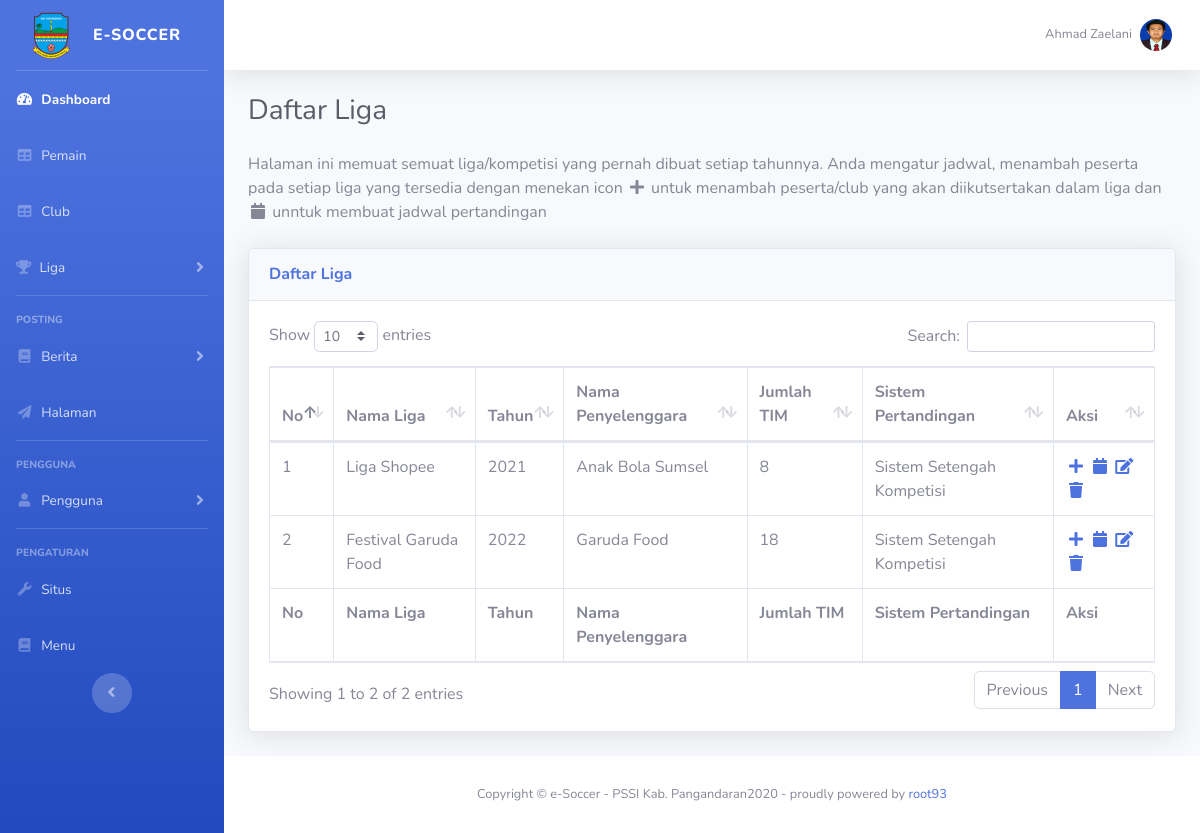
The app's page /user/admin?page=liga (signed in) with its own data.
### tables this page shows
CREATE TABLE `pengaturan` (
  `id_pengaturan` tinyint(1) NOT NULL COMMENT 'id',
  `nama_situs` varchar(75) NOT NULL COMMENT 'nama situs',
  `nama_aplikasi` varchar(75) NOT NULL COMMENT 'nama aplikasi',
  `nama_pengelola` varchar(75) NOT NULL COMMENT 'nama admin situs',
  `deskripsi_situs` text NOT NULL,
  `alamat_situs` text NOT NULL COMMENT 'alamat rumah situs',
  `status_situs` enum('Open','Maintenance') NOT NULL COMMENT 'buka tutup situs',
  `logo` varchar(25) NOT NULL COMMENT 'logo situs/aplikasi',
  `favicon` varchar(25) NOT NULL COMMENT 'icon situs'
);

CREATE TABLE `users` (
  `id_user` int NOT NULL COMMENT 'id of user',
  `nik` varchar(16) NOT NULL COMMENT 'username login',
  `password` varchar(255) NOT NULL COMMENT 'password',
  `role` varchar(15) NOT NULL COMMENT 'hak akses',
  `status` tinyint NOT NULL DEFAULT '0',
  `nama_user` varchar(64) NOT NULL,
  `foto_user` varchar(100) NOT NULL
);

CREATE TABLE `liga` (
  `id_liga` int NOT NULL COMMENT 'id liga ',
  `nama_liga` varchar(64) NOT NULL COMMENT 'nama liga sepak bola',
  `tahun_penyelenggaraan` year NOT NULL,
  `nama_penyelenggara` varchar(64) NOT NULL COMMENT 'penyelenggara liga',
  `jumlah_tim` tinyint NOT NULL COMMENT 'jumlah tim peserta',
  `sistem_pertandingan` enum('Sistem Setengah Kompetisi','Sistem Kompetisi Penuh','Sistem Gugur Tunggal','Sistem Gugur Rangkap','Sistem Consulation','Sistem Kombinasi') NOT NULL COMMENT 'sistem pertandingan',
  `logo_liga` varchar(50) DEFAULT NULL COMMENT 'logo'
);

### app/core/class.settings.php (called while the page is built, shortened)
<?php
class settings extends smpl
{
	public function siteInfo()
	{
		$sql ="SELECT * FROM pengaturan WHERE id_pengaturan=1";
		$perintah = $this->query($sql);
		return $perintah;
	}
	public function loadInfo()
	{
		$this->info=$this->siteInfo();
		$this->infosite=$this->info->fetch_array();
		return $this->infosite;
	}
}
?>

### config/database.php (called while the page is built, shortened)
<?php
class Database
{
	private $host="localhost";
	private $username="root";
	private $pass="";
	private $db="pssi";
	public function __construct()
	{
		$this->koneksi = new mysqli($this->host, $this->username, $this->pass, $this->db);
		return $this->koneksi;
	}
}
?>

### app/core/class.public.query.php (called while the page is built, shortened)
<?php
class smpl extends dataInput
{
	public function query($data)
	{
		$prth = $this->koneksi->query($data);
		return $prth;
	}
	public function sessionData($data)
	{
		if(!empty($data)):
			if($_SESSION['role']=='administrator'):
			    $sql="SELECT * FROM users WHERE id_user='$data'";
				$perintah=$this->query($sql);
				$this->datasession=$perintah->fetch_array();
				return $this->datasession;
				return $perintah->free_result();
			endif;
		endif;
	}
}
?>

### app/core/class.liga.php (called while the page is built, shortened)
<?php
class liga extends smpl
{
	public function viewLiga()
	{
		$sql="SELECT id_liga, nama_liga, nama_penyelenggara, tahun_penyelenggaraan, jumlah_tim, sistem_pertandingan FROM liga";
		$perintah=$this->query($sql);
		return $perintah;
	}
}
?>

### app/html/main.form.liga.php (the view, shortened to what this page needs)
<?php
class main_Liga extends liga
{
	public function tabelLiga()
	{
		echo
		'
		 <div class="table-responsive">
                <table class="table table-bordered" id="dataTable" width="100%" cellspacing="0">
                  <thead>
                    <tr>
                      <th>No</th>
                      <th>Nama Liga</th>
                      <th>Tahun</th>
                      <th>Nama Penyelenggara</th>
                      <th>Jumlah TIM</th>
                      <th>Sistem Pertandingan</th>
                      <th>Aksi</th>
                    </tr>
                  </thead>
                  <tfoot>
                    <tr>
                      <th>No</th>
                      <th>Nama Liga</th>
                      <th>Tahun</th>
                      <th>Nama Penyelenggara</th>
                      <th>Jumlah TIM</th>
                      <th>Sistem Pertandingan</th>
                      <th>Aksi</th>
                    </tr>
                  </tfoot>
                  <tbody>
	              ';
	              $this->no = 1;
	              $this->liga = $this->viewLiga();
	              while($this->row=$this->liga->fetch_array()):
	              	echo '
	              		<tr>
		              		<td>'.$this->no.'</td>
		              		<td>'.$this->row['nama_liga'].'</td>
		              		<td>'.$this->row['tahun_penyelenggaraan'].'</td>
		              		<td>'.$this->row['nama_penyelenggara'].'</td>
		              		<td>'.$this->row['jumlah_tim'].'</td>
		              		<td>'.$this->row['sistem_pertandingan'].'</td>
		              		<td>
		              		<a href="?page=tambah peserta liga&id_liga='.$this->row['id_liga'].'" title="tambah peserta liga"><i class="fas fa-fw fa-plus"></i></a>
		              		<a href="?page=jadwal liga&id_liga='.$this->row['id_liga'].'" title="input jadwal"><i class="fas fa-fw fa-calendar"></i></a>
		              		<a href="?page=edit liga&id_liga='.$this->row['id_liga'].'" title="edit"><i class="fas fa-fw fa-edit"></i></a>
		              		<a href="?page=delete liga&id_liga='.$this->row['id_liga'].'" title="delete"><i class="fas fa-fw fa-trash"></i></a>
		              		</td>
	              		</tr>
	              	';
	              	$this->no+=1;
	              endwhile;
	              echo
	              '
                  </tbody>
                </table>
              </div>
		';
	}
	public function liga()
	{
		echo '
		<div class="d-sm-flex align-items-center justify-content-between mb-4">
	            <h1 class="h3 mb-0 text-gray-800">Daftar Liga</h1>
        </div>
        <p class="mb-4">
     	 Halaman ini memuat semuat liga/kompetisi yang pernah dibuat setiap tahunnya. Anda mengatur jadwal, menambah peserta pada setiap liga yang tersedia dengan menekan icon <i class="fas fa-fw fa-plus"></i> untuk menambah peserta/club yang akan diikutsertakan dalam liga dan <i class="fas fa-fw fa-calendar"></i> unntuk membuat jadwal pertandingan
     	 </p>
        ';
		$this->card('Daftar Liga');
		$this->tabelLiga();
        echo'</div></div>';
	}
}
?>

### app/html/theme.php (shortened to what this page needs)
<?php
class themeProperty extends settings
{
	public function head()
	{
		$this->sessionData($this->filter($_SESSION['id_user']));
		$this->loadInfo();
		echo'
			<!DOCTYPE html>
			<html lang="en">
			<head>
			  <meta charset="utf-8">
			  <meta http-equiv="X-UA-Compatible" content="IE=edge">
			  <meta name="viewport" content="width=device-width, initial-scale=1, shrink-to-fit=no">
			  <meta name="description" content="'.$this->infosite['deskripsi_situs'].'">
			  <meta name="author" content="'.$this->infosite['nama_pengelola'].'">
			  <link rel="icon" href="../../content/web/'.$this->infosite['favicon'].'">
			  <title>'.$this->infosite['nama_aplikasi'].' - '.$this->infosite['nama_situs'].'</title>
		';
	}
	public function css()
	{
		echo'
		<link href="../../assets/templates/vendor/fontawesome-free/css/all.min.css" rel="stylesheet" type="text/css">
		<link href="https://fonts.googleapis.com/css?family=Nunito:200,200i,300,300i,400,400i,600,600i,700,700i,800,800i,900,900i" rel="stylesheet">
	 	<link href="../../assets/templates/css/sb-admin-2.min.css" rel="stylesheet">
	 	<link href="../../assets/templates/vendor/datepicker/css/bootstrap-datepicker.css" rel="stylesheet">
 		<link href="../../assets/templates/vendor/datatables/dataTables.bootstrap4.min.css" rel="stylesheet">
			</head>
		<body id="page-top">
		<div id="wrapper">
		';
	}
	public function sidebar()
	{
		echo '
		    <ul class="navbar-nav bg-gradient-primary sidebar sidebar-dark accordion" id="accordionSidebar">
		      <a class="sidebar-brand d-flex align-items-center justify-content-center" href="?page=home">
		        <div class="sidebar-brand-icon">
		          '.$this->getDirImage2('../../content/web/',$this->infosite['logo']).'
		        </div>
		        <div class="sidebar-brand-text mx-3">'.$this->infosite['nama_aplikasi'].'</div>
		      </a>
		      <hr class="sidebar-divider my-0">
		      <li class="nav-item active">
		        <a class="nav-link" href="?page=home">
		          <i class="fas fa-fw fa-tachometer-alt"></i>
		          <span>Dashboard</span></a>
		      </li>
		      <li class="nav-item">
			        <a class="nav-link" href="?page=pemain">
			          <i class="fas fa-fw fa-table"></i>
			          <span>Pemain</span></a>
			  </li>
			  <li class="nav-item">
			        <a class="nav-link" href="?page=club">
			          <i class="fas fa-fw fa-table"></i>
			          <span>Club</span></a>
			  </li>
			  <li class="nav-item">
		        <a class="nav-link collapsed" href="#" data-toggle="collapse" data-target="#collapseTwo" aria-expanded="true" aria-controls="collapseTwo">
		          <i class="fa fa-trophy"></i>
		          <span>Liga</span>
		        </a>
		      </li>
		      <hr class="sidebar-divider">
		      <div class="sidebar-heading">
		        POSTING
		      </div>
		      <li class="nav-item">
		        <a class="nav-link collapsed" href="#" data-toggle="collapse" data-target="#collapseUtilities" aria-expanded="true" aria-controls="collapseUtilities">
		          <i class="fas fa-fw fa-book"></i>
		          <span>Berita</span>
		        </a>
		      </li>
		       <li class="nav-item">
			        <a class="nav-link" href="?page=halaman">
			          <i class="fas fa-fw fa-paper-plane"></i>
			          <span>Halaman</span></a>
			  </li>
		      <hr class="sidebar-divider">
		      <div class="sidebar-heading">
		        PENGGUNA
		      </div>
		      <li class="nav-item">
		        <a class="nav-link collapsed" href="#" data-toggle="collapse" data-target="#collapsePages" aria-expanded="true" aria-controls="collapsePages">
		          <i class="fas fa-fw fa-user"></i>
		          <span>Pengguna</span>
		        </a>
		      </li>
		      <hr class="sidebar-divider d-none d-md-block">
		      <div class="sidebar-heading">
		        PENGATURAN
		      </div>
		       <li class="nav-item">
			        <a class="nav-link" href="?page=pengaturan">
			          <i class="fas fa-fw fa-wrench"></i>
			          <span>Situs</span>
			        </a>
			        <a class="nav-link" href="?page=pengaturan menu">
			          <i class="fas fa-fw fa-book"></i>
			          <span>Menu</span>
			        </a>
			  </li>
		      <div class="text-center d-none d-md-inline">
		        <button class="rounded-circle border-0" id="sidebarToggle"></button>
		      </div>
		    </ul>
    		<div id="content-wrapper" class="d-flex flex-column">
		    <div id="content">
		';
	}
	public function topBar()
	{
		echo
		'
        <nav class="navbar navbar-expand navbar-light bg-white topbar mb-4 static-top shadow">
          <ul class="navbar-nav ml-auto">
            <li class="nav-item dropdown no-arrow d-sm-none">
            <li class="nav-item dropdown no-arrow">
              <a class="nav-link dropdown-toggle" href="#" id="userDropdown" role="button" data-toggle="dropdown" aria-haspopup="true" aria-expanded="false">
                <span class="mr-2 d-none d-lg-inline text-gray-600 small">'.$this->datasession['nama_user'].'</span>
               '.$this->getDirImage_round2('../../content/foto/'.$this->datasession['role'].'/',$this->datasession['foto_user']).'
              </a>
            </li>
          </ul>
        </nav>
        <div class="container-fluid">
		';
	}
	public function footer()
	{
		echo'
    	</div>
		</div>
	      <footer class="sticky-footer bg-white">
	        <div class="container my-auto">
	          <div class="copyright text-center my-auto">
	            <span>Copyright &copy; '.$this->infosite['nama_aplikasi'].' - '.$this->infosite['nama_situs'].'2020 - proudly powered by <a href="https://roo93.co.id" target="_blank" rel="dofollow">root93</a></span>
	          </div>
	        </div>
	      </footer>
	    </div>
		</div>
		<a class="scroll-to-top rounded" href="#page-top">
		    <i class="fas fa-angle-up"></i>
		</a>
		  <script src="../../assets/templates/vendor/jquery/jquery.min.js"></script>
		  <script src="../../assets/templates/vendor/bootstrap/js/bootstrap.bundle.min.js"></script>
		  <script src="../../assets/templates/vendor/jquery-easing/jquery.easing.min.js"></script>
		  <script src="../../assets/templates/js/sb-admin-2.min.js"></script>
		  <script src="../../assets/templates/vendor/datatables/jquery.dataTables.min.js"></script>
		  <script src="../../assets/templates/vendor/datatables/dataTables.bootstrap4.min.js"></script>
		  <script src="../../assets/templates/vendor/chart.js/Chart.min.js"></script>
		  <script type="text/javascript" src="../../assets/ckeditor/ckeditor.js"></script>
		  <script src="../../assets/templates/vendor/datepicker/js/bootstrap-datepicker.js"></script>
		  <script src="../../assets/templates/vendor/datepicker/js/datepicker-format.js"></script>
		  <script src="../../assets/templates/js/demo/datatables-demo.js"></script>
		  <!-- Page level custom scripts
		  <script src="../../assets/templates/js/demo/chart-area-demo.js"></script>
		  <script src="../../assets/templates/js/demo/chart-pie-demo.js"></script>
		   -->
		</body>
		</html>
		';
	}
}

### app/core/class.input.php (shortened to what this page needs)
<?php
class dataInput extends Database
{
	public function getDirImage2($path,$data)
	{
		return '
		<img class="img-fluid" height="80px" width="50px" src="'.$path.''.$data.'" alt="image" />
		';
	}
	public function getDirImage_round2($path,$data)
	{
		return '
		<img class="img-profile rounded-circle" height="80px" width="80px" src="'.$path.''.$data.'" alt="image" />
		';
	}
	public function card ($data)
	{
		echo
	    '
	        <div class="card shadow mb-4">
	            <div class="card-header py-3">
	                <h6 class="m-0 font-weight-bold text-primary">'.$data.'</h6>
	            </div>
	        <div class="card-body">
	    ';
	}
}
?>

### records on screen
pengaturan: logo (picture), nama_aplikasi "E-SOCCER", nama_aplikasi "e-Soccer", nama_situs "PSSI Kab. Pangandaran"
users: nama_user "Ahmad Zaelani", foto_user (picture)
liga: no "1", nama_liga "Liga Shopee", tahun_penyelenggaraan "2021", nama_penyelenggara "Anak Bola Sumsel", jumlah_tim "8", sistem_pertandingan "Sistem Setengah Kompetisi"
liga: no "2", nama_liga "Festival Garuda Food", tahun_penyelenggaraan "2022", nama_penyelenggara "Garuda Food", jumlah_tim "18", sistem_pertandingan "Sistem Setengah Kompetisi"

### other values on screen
$data "Daftar Liga"
